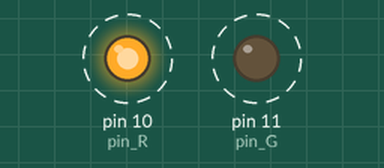
A program run on a simulated Raspberry Pi (header pin numbers). Shown: output pins drawn as LEDs (lit = HIGH). Dashed ring = blinking.

Above: at 0.2 s.
Timing chart, 0 to 3.0 s (numbered marks = the images above):
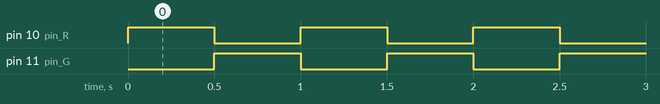

The program:

2colorLED.py
```python
#!/usr/bin/env python
import RPi.GPIO as GPIO
import time

colors = [0xFF00, 0x00FF]
pins = {'pin_R':10, 'pin_G':11}  # pins is a dict

GPIO.setmode(GPIO.BOARD)       # Numbers GPIOs by physical location
for i in pins:
	GPIO.setup(pins[i], GPIO.OUT)   # Set pins' mode is output


p_R = GPIO.PWM(pins['pin_R'], 2000)  # set Frequece to 2KHz
p_G = GPIO.PWM(pins['pin_G'], 2000)

p_R.start(0)      # Initial duty Cycle = 0(leds off)
p_G.start(0)

def map(x, in_min, in_max, out_min, out_max):
	return (x - in_min) * (out_max - out_min) / (in_max - in_min) + out_min

def setColor(col):
	R_val = (col & 0xFF00) >> 8
	G_val = (col & 0x00FF) >> 0

	R_val = map(R_val, 0, 255, 0, 100)
	G_val = map(G_val, 0, 255, 0, 100)

	p_R.ChangeDutyCycle(R_val)     # Change duty cycle
	p_G.ChangeDutyCycle(G_val)

try:
	while True:
		for col in colors:
			setColor(col)
			time.sleep(0.5)
except KeyboardInterrupt:
	p_R.stop()
	p_G.stop()
	for i in pins:
		GPIO.output(pins[i], GPIO.HIGH)    # Turn off all leds
	GPIO.cleanup()
```

Measured:
- by itself, pin 10 (pin_R), pin 11 (pin_G): alternates HIGH for 0.50 s and LOW for 0.50 s
